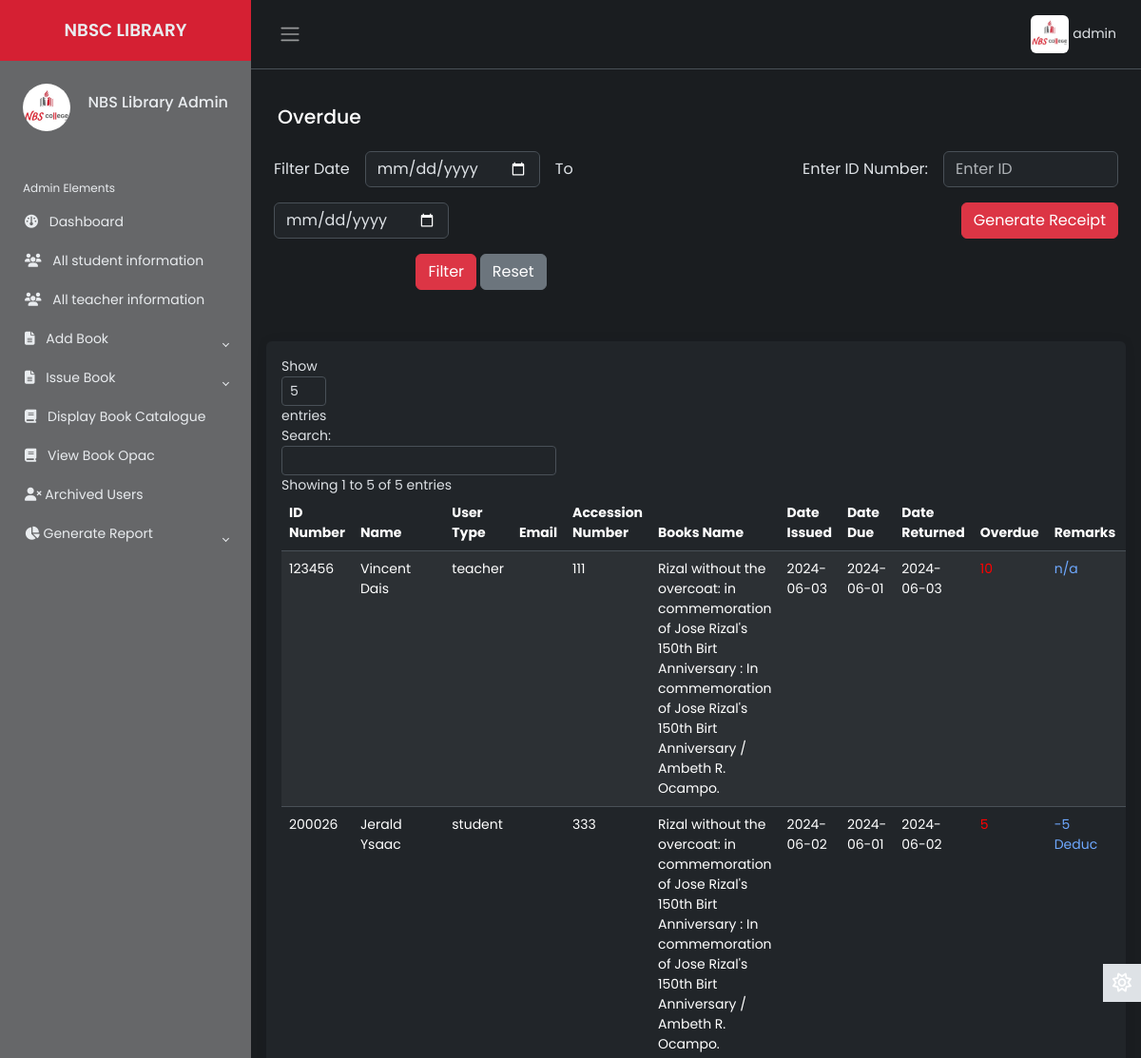
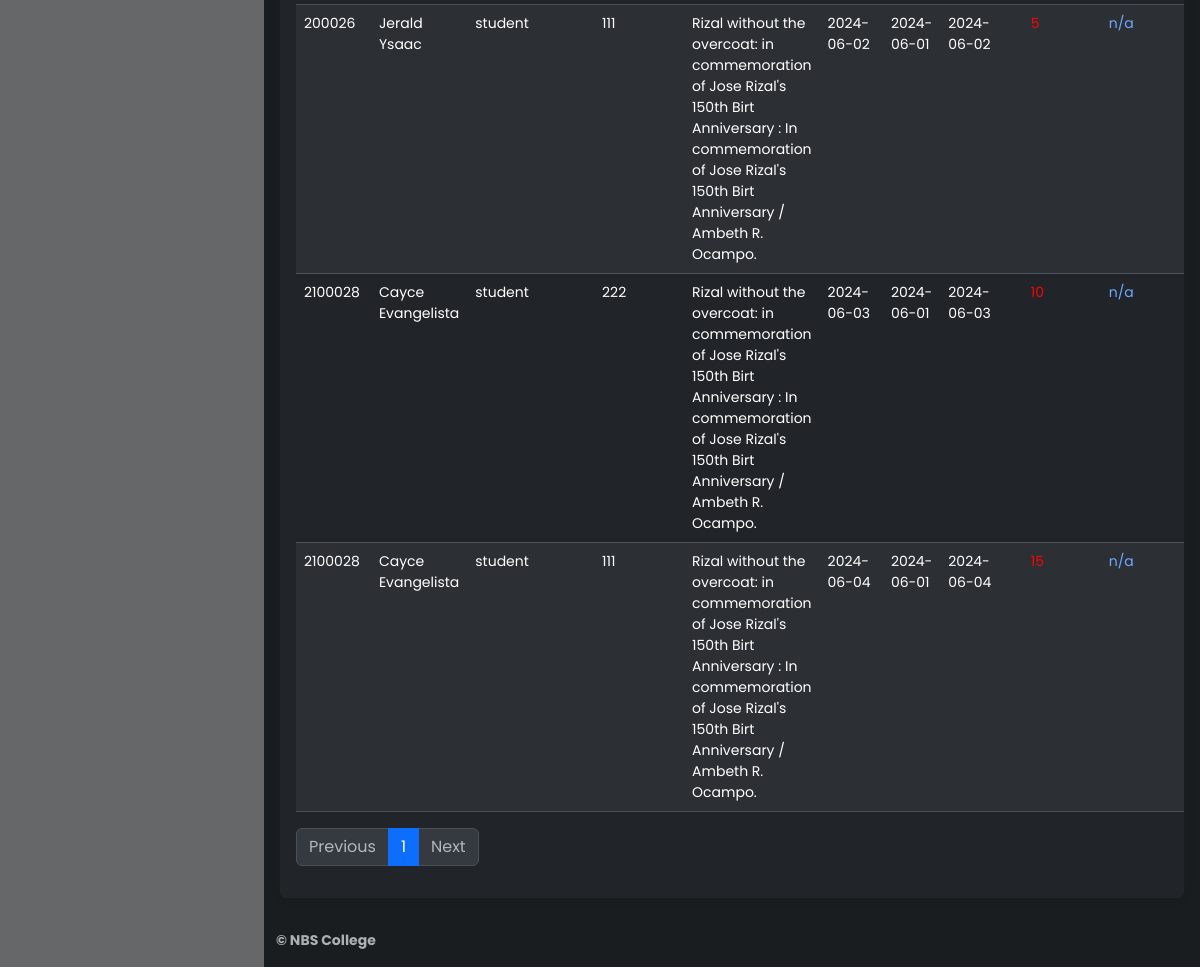
The app's page /Source/librarian/fine.php (signed in) with its own data (2 pictures, top to bottom).
### tables this page shows
CREATE TABLE `lib_registration` (
  `id` int(2) NOT NULL,
  `name` varchar(50) NOT NULL,
  `username` varchar(20) NOT NULL,
  `password` varchar(20) NOT NULL,
  `email` varchar(50) NOT NULL,
  `phone` varchar(20) NOT NULL,
  `address` varchar(100) NOT NULL,
  `photo` varchar(500) NOT NULL,
  `status` varchar(7) NOT NULL
);

CREATE TABLE `finezone` (
  `id` int(10) NOT NULL,
  `first_name` varchar(50) NOT NULL,
  `last_name` varchar(50) NOT NULL,
  `middle_name` varchar(50) NOT NULL,
  `student_number` varchar(50) NOT NULL,
  `utype` varchar(10) NOT NULL,
  `email` varchar(100) NOT NULL,
  `booksname` varchar(200) NOT NULL,
  `accession_number` varchar(255) NOT NULL,
  `date_issued` varchar(100) NOT NULL,
  `booksissuedate` varchar(50) NOT NULL,
  `booksreturndate` varchar(10) NOT NULL,
  `fine` varchar(50) NOT NULL,
  `remarks` mediumtext NOT NULL,
  `status` varchar(7) NOT NULL,
  `username` varchar(20) NOT NULL
);

### Source/librarian/fine.php (the view, shortened to what this page needs)
    <?php
include 'inc/header.php';
include 'inc/connection.php';
  if (isset($_POST['start_date']) && isset($_POST['end_date'])) {
    $start_date = mysqli_real_escape_string($link, $_POST['start_date']);
    $end_date = mysqli_real_escape_string($link, $_POST['end_date']);
    $query = "SELECT * FROM finezone WHERE booksreturndate BETWEEN '$start_date' AND '$end_date'";
    $filename = "return-fine($start_date - $end_date)";
} else {
    $query = "SELECT * FROM finezone";
}
$res = mysqli_query($link, $query);
?>
<main class="content px-3 py-2">
    <div class="container-fluid">
        <div class="mb-3">
            <h4>Overdue</h4>
        </div>
    </div>
    <div class="container">
    <div class="row">
        <div class="col-lg-6 col-12 mb-4">
    <form method="POST">
        <div class="row text-center text-lg-left align-items-center justify-content-center justify-content-lg-start">
            <div class="col-auto p-2">
                <label for="start_date" class="col-form-label" style="font-size:medium;">Filter Date</label>
            </div>
            <div class="col-auto p-2" style="width:200px;">
                <input type="date" name="start_date" class="form-control custom" placeholder="Start Date" value="<?php echo isset($_POST['start_date']) ? $_POST['start_date'] : ''; ?>" required>
            </div>
            <div class="col-auto p-2">
                <label for="start_date" class="col-form-label" style="font-size:medium;">To</label>
            </div>
            <div class="col-auto p-2" style="width:200px;">
                <input type="date" name="end_date" class="form-control no-stretch-input" placeholder="End Date" value="<?php echo isset($_POST['end_date']) ? $_POST['end_date'] : ''; ?>" required>
            </div>
            <div class="col-lg-12 col-12 text-center mt-2">
                <button type="submit" class="btn btn-danger">Filter</button>
                <button type="button" class="btn btn-secondary" onclick="resetFilter()">Reset</button>
            </div>
        </div>
    </form>
</div>
        <div class="col-lg-6 col-12">
            <form action="fine-receipt.php" method="post" id="receiptForm" target="_blank" onsubmit="return validateForm()">
                <div class="row text-center text-lg-end align-items-center justify-content-center justify-content-lg-end">
                    <div class="col-auto p-2">
                        <label for="student_number" class="col-form-label" style="font-size:medium;">Enter ID Number:</label>
                    </div>
                    <div class="col-auto p-2" style="width:200px;">
                        <input type="text" name="student_number" id="student_number" class="form-control custom" placeholder="Enter ID" required>
                    </div>
                    <div class="col-auto p-2">
                        <button class="btn btn-danger btn-block" type="submit" name="generate_receipt">Generate Receipt</button>
                    </div>
                </div>
            </form>
        </div>
    </div>
</div>
    <div class="card border-0">
        <div class="card-body">
            <table class="table table-hover text-left table-striped" id="dtBasicExample">
                <thead>
                    <tr>
                        <th>ID Number</th>
                        <th>Name</th>
                        <th>User Type</th>
                        <th>Email</th>
                        <th>Accession Number</th>
                        <th>Books Name</th>
                        <th>Date Issued</th>
                        <th>Date Due</th>
                        <th>Date Returned</th>
                        <th>Overdue</th>
                        <th>Remarks</th>
                        <th>Status</th>
                    </tr>
                </thead>
                <tbody>
                    <?php
                    while ($row = mysqli_fetch_array($res)) {
                        echo "<tr>";
                        echo "<td>" . $row["student_number"] . "</td>";
                        echo "<td>" . $row["first_name"];"</td>";
                        echo "<td>" . $row["utype"] . "</td>";
                        echo "<td>" . $row["email"] . "</td>";
                        echo "<td>" . $row["accession_number"] . "</td>";
                        echo "<td>" . $row["booksname"] . "</td>";
                        echo "<td>" . $row["date_issued"] . "</td>";
                        echo "<td>" . $row["booksissuedate"] . "</td>";
                        echo "<td>" . $row["booksreturndate"] . "</td>";
                        echo "<td><a href='#' class='editFineLink' data-id='" . $row["id"] . "' data-amount='" . $row["fine"] . "' style='color: " . ($row["fine"] == 0 ? "" : "red") . "'>" . $row["fine"] . "</a></td>";
                        echo "<td><a href='#' class='editRemarksLink' data-id='" . $row["id"] . "' data-remarks='" . htmlspecialchars($row["remarks"], ENT_QUOTES) . "'>" . ($row["remarks"] ? $row["remarks"] : "n/a") . "</a></td>";
                        echo "<td>" . ($row["status"] == "yes" ? "Paid" : "Not Paid") . "</td>";
                                                   ?>
                                                    <?php
                        echo "</tr>";
                    }
                    ?>
                </tbody>
            </table>
        </div>
    </div>
</main>
<?php include 'inc/footer.php'; ?>

### Source/librarian/inc/header.php (shortened to what this page needs)
<?php
    include 'inc/connection.php';
 ?>
<!DOCTYPE html>
<html lang="en" data-bs-theme="dark">
<head>
    <link href="https://cdn.datatables.net/v/dt/jszip-3.10.1/dt-2.0.3/b-3.0.1/b-html5-3.0.1/b-print-3.0.1/datatables.min.css" rel="stylesheet">
    <link rel="stylesheet" href="inc/css/bootstrap.min.css">
    <link rel="stylesheet" href="inc/css/custom1.css">
    <link rel="stylesheet" href="inc/css/animate.css">
</head>
<body>
    <div class="wrapper">
    <aside id="sidebar" class="js-sidebar">
            <div class="h-100">
                <div class="sidebar-logo text-center">
                    <a href="dashboard.php">NBSC LIBRARY</a>
                </div>
                <ul class="sidebar-nav">
                    <li class="sidebar-header">
                        <span>
                        <?php
                            $res = mysqli_query($link, "select * from lib_registration where username='".$_SESSION['username']."'");
                            while ($row = mysqli_fetch_array($res)){
                                ?><img src="<?php echo $row["photo"]; ?> " height="50px" width="50px" alt="something wrong" class="rounded-circle"></a> <?php
                            }
                        ?>
                        </span>
                        <h6 style="float: right; margin-top: 10px;">
							<?php
								$res = mysqli_query($link, "select * from lib_registration where username='".$_SESSION['username']."'");
								while ($row = mysqli_fetch_array($res)){
								$name  =  $row["name"];
								echo $name;
								}
							?>
            			</h6>
                    </li>
                    <br>
                    <li class="sidebar-header">
                        Admin Elements
                    </li>
                    <li class="sidebar-item <?php if($page=='home'){ echo 'active';} ?>">
                        <a href="dashboard.php" class="sidebar-link">
                        <i class="fa-solid fa-gauge pe-2"></i>
                            Dashboard
                        </a>
                    </li>
                    <li class="sidebar-item <?php if($page=='sinfo'){ echo 'active';} ?>">
                        <a href="all-student-info.php" class="sidebar-link">
                        <i class="fa-solid fa-users pe-2"></i>
                            All student information
                        </a>
                    </li>
					<li class="sidebar-item <?php if($page=='tinfo'){ echo 'active';} ?>">
                        <a href="all-teacher-info.php" class="sidebar-link">
                            <i class="fa-solid fa-users pe-2"></i>
                            All teacher information
                        </a>
                    </li>
                    <li class="sidebar-item">
                        <a href="#" class="sidebar-link collapsed" data-bs-target="#manage" data-bs-toggle="collapse"
                            aria-expanded="false"><i class="fa-solid fa-file-lines pe-2"></i>
                            Add Book
                        </a>
                    </li>
                    <li class="sidebar-item">
                        <a href="dashboard.php" class="sidebar-link collapsed" data-bs-target="#issue" data-bs-toggle="collapse"
                            aria-expanded="false"><i class="fa-solid fa-file-lines pe-2"></i>
                            Issue Book
                        </a>
                    </li>
                    <li class="sidebar-item <?php if($page=='manage-book'){ echo 'active';} ?>">
                        <a href="manage-book.php" class="sidebar-link">
                         <i class="fa-solid fa-book pe-2"></i>
                            Display Book Catalogue
                        </a>
                    </li>
                    <li class="sidebar-item <?php if($page=='a-book'){ echo 'active';} ?>">
                        <a href="display-book-opac.php" class="sidebar-link">
                        <i class="fa-solid fa-book pe-2"></i>
                            View Book Opac
                        </a>
                    </li>
                    <li class="sidebar-item <?php if($page=='user-v'){ echo 'active';} ?>">
                        <a href="archive-user.php" class="sidebar-link">
                        <i class="fa-solid fa-user-xmark"></i>
                            Archived Users
                        </a>
                    </li>
                    <li class="sidebar-item">
                        <a href="#" class="sidebar-link collapsed" data-bs-target="#report" data-bs-toggle="collapse"
                            aria-expanded="false"><i class="fa-solid fa-chart-pie"></i></i>
                             Generate Report
                        </a>
                    </li>
                </ul>
            </div>
        </aside>
        <div class="main">
            <nav class="navbar navbar-expand px-3 border-bottom">
                <button class="btn" id="sidebar-toggle" type="button">
                    <span class="navbar-toggler-icon"></span>
                </button>
                <div class="navbar-collapse navbar">
                        <ul class="navbar-nav" style="margin-right:10px;">
                        <li class="nav-item dropdown">
								<?php
                                     $res = mysqli_query($link, "select * from lib_registration where username='".$_SESSION['username']."'");
                                     while ($row = mysqli_fetch_array($res)){
                                         ?><a href="#" data-bs-toggle="dropdown" class="nav-icon pe-md-0" style="color: inherit;"><img src="<?php echo $row["photo"]; ?>" alt=""class="avatar img-fluid rounded"> <span><?php echo $_SESSION["username"]; ?></span></a> <?php
                                     }
                                ?>
                        </li>
                    </ul>
                </div>
            </nav>
            <a href="#" class="theme-toggle">
                <i class="fa-regular fa-sun"></i>
            </a>
</body>
</html>

### Source/librarian/inc/css/custom1.css (style rules this page uses)
body { font-family: 'Poppins', sans-serif; font-size: 0.875rem; opacity: 1; overflow-y: scroll; margin: 0; }
a { cursor: pointer; text-decoration: none; font-family: 'Poppins', sans-serif; }
.theme-toggle { position: relative; }
.theme-toggle i { font-size: 20px; cursor: pointer; }
.theme-toggle .fa-sun { display: none; }
.card-body { overflow-x: scroll; }
table.dataTable th.dt-type-numeric, table.dataTable thead th { text-align: left; }
.h-100 { background-color: #666769; }
.sidebar-logo { background-color: #d52033; }
li { list-style: none; }
h4 { font-family: 'Poppins', sans-serif; font-size: 1.275rem; color: var(--bs-emphasis-color); }
.wrapper { align-items: stretch; display: flex; width: 100%; }
#sidebar { max-width: 40%; min-width: 264px; background: var(--bs-dark); transition: all 0.35s ease-in-out; }
.main { display: flex; flex-direction: column; min-height: 100vh; min-width: 0; overflow: hidden; transition: all 0.35s ease-in-out; width: 100%; background: var(--bs-dark-bg-subtle); }
.sidebar-logo { padding: 1.15rem; }
.sidebar-logo a { color: #e9ecef; font-size: 1.15rem; font-weight: 600; }
.sidebar-nav { flex-grow: 1; list-style: none; margin-bottom: 0; padding-left: 0; margin-left: 0; }
.sidebar-header { color: #e9ecef; font-size: .75rem; padding: 1.5rem 1.5rem .375rem; }
a.sidebar-link { padding: .625rem 1.625rem; color: #e9ecef; position: relative; display: block; font-size: 0.875rem; }
.sidebar-link[data-bs-toggle="collapse"]::after { border: solid; border-width: 0 .075rem .075rem 0; content: ""; display: inline-block; padding: 2px; position: absolute; right: 1.5rem; top: 1.4rem; transform: rotate(-135deg); transition: all .2s ease-out; }
.sidebar-link[data-bs-toggle="collapse"].collapsed::after { transform: rotate(45deg); transition: all .2s ease-out; }
.avatar { height: 40px; width: 40px; }
.navbar-expand .navbar-nav { margin-left: auto; }
.content { flex: 1; max-width: 100vw; width: 100vw; }
@media (min-width:768px) { .content { max-width: auto; width: auto; } }
.card { box-shadow: 0 0 .875rem 0 rgba(34, 46, 60, .05); margin-bottom: 24px; }
.theme-toggle { position: fixed; top: 50%; transform: translateY(-65%); text-align: center; z-index: 10; right: 0; left: auto; border: none; background-color: var(--bs-body-color); }
html[data-bs-theme="dark"] .theme-toggle .fa-sun, html[data-bs-theme="light"] .theme-toggle .fa-moon { cursor: pointer; padding: 10px; display: block; font-size: 1.25rem; color: #FFF; }
.table { table-layout: auto !important; width: 100% !important; }

### records on screen
lib_registration: photo (picture), name "NBS Library Admin"
finezone: student_number "200026", first_name "Jerald Ysaac", utype "student", accession_number "333", booksname "Rizal without the overcoat: in commemoration of Jose Rizal's 150th Birt Anniversary : In commemoration of Jose Rizal's 150th Birt Anniversary / Ambeth R. Ocampo.", date_issued "2024-06-02", booksissuedate "2024-06-01", booksreturndate "2024-06-02", fine "5", remarks "-5 Deduc"
finezone: student_number "200026", first_name "Jerald Ysaac", utype "student", accession_number "111", booksname "Rizal without the overcoat: in commemoration of Jose Rizal's 150th Birt Anniversary : In commemoration of Jose Rizal's 150th Birt Anniversary / Ambeth R. Ocampo.", date_issued "2024-06-02", booksissuedate "2024-06-01", booksreturndate "2024-06-02", fine "5", remarks "n/a"
finezone: student_number "123456", first_name "Vincent Dais", utype "teacher", accession_number "111", booksname "Rizal without the overcoat: in commemoration of Jose Rizal's 150th Birt Anniversary : In commemoration of Jose Rizal's 150th Birt Anniversary / Ambeth R. Ocampo.", date_issued "2024-06-03", booksissuedate "2024-06-01", booksreturndate "2024-06-03", fine "10", remarks "n/a"
finezone: student_number "2100028", first_name "Cayce Evangelista", utype "student", accession_number "222", booksname "Rizal without the overcoat: in commemoration of Jose Rizal's 150th Birt Anniversary : In commemoration of Jose Rizal's 150th Birt Anniversary / Ambeth R. Ocampo.", date_issued "2024-06-03", booksissuedate "2024-06-01", booksreturndate "2024-06-03", fine "10", remarks "n/a"
finezone: student_number "2100028", first_name "Cayce Evangelista", utype "student", accession_number "111", booksname "Rizal without the overcoat: in commemoration of Jose Rizal's 150th Birt Anniversary : In commemoration of Jose Rizal's 150th Birt Anniversary / Ambeth R. Ocampo.", date_issued "2024-06-04", booksissuedate "2024-06-01", booksreturndate "2024-06-04", fine "15", remarks "n/a"
